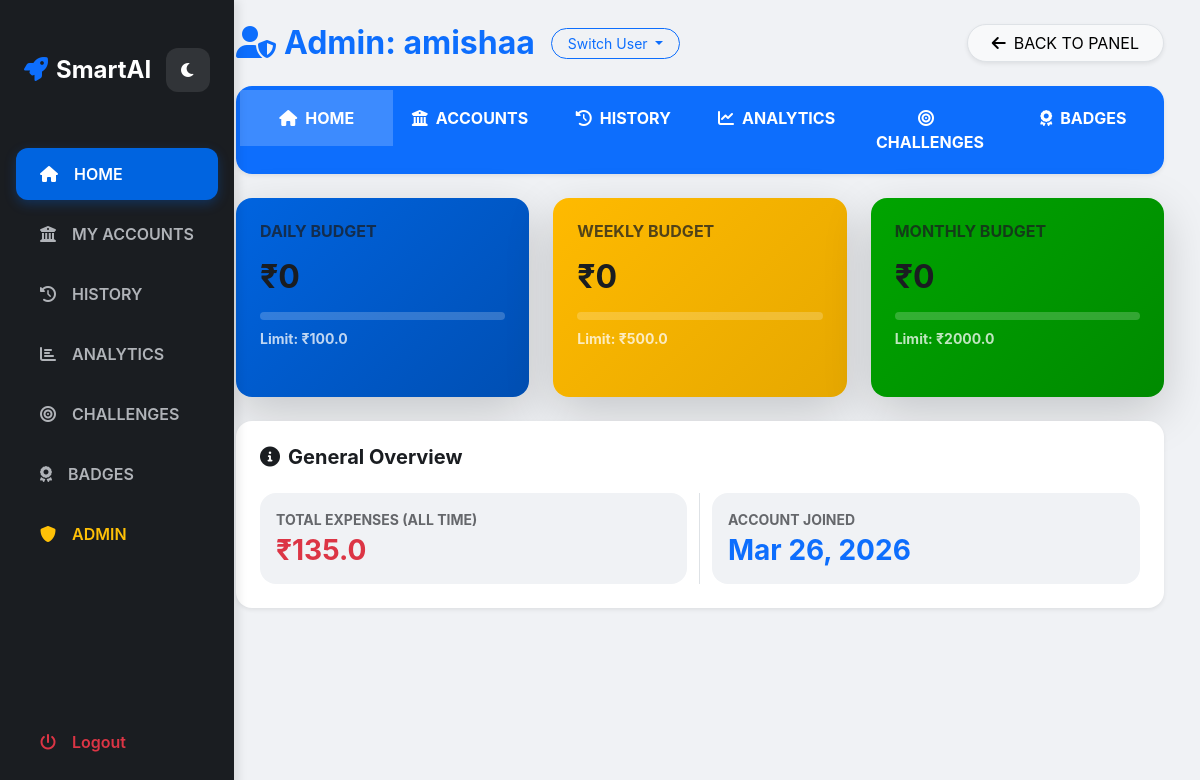
The app's page /admin/user/6 (signed in) with its own data.
### app.py (models this page shows)
class User(db.Model):
    id = db.Column(db.Integer, primary_key=True)
    username = db.Column(db.String(150), unique=True, nullable=False)
    password = db.Column(db.String(150), nullable=False)
    role = db.Column(db.String(50), default='user')
    joined_date = db.Column(db.DateTime, default=datetime.utcnow)
    budget_daily = db.Column(db.Float, default=0)
    budget_weekly = db.Column(db.Float, default=0)
    budget_monthly = db.Column(db.Float, default=0)
    badges = db.Column(db.String(1000), default="[]")
    challenges = db.Column(db.String(1000), default="[]") # Track claimed challenges

### app.py (the view)
@app.route('/admin/user/<int:user_id>')
@admin_required
def admin_user_dashboard(user_id):
    user = User.query.get(user_id)
    if not user:
        flash('User not found', 'danger')
        return redirect(url_for('admin_panel'))
    expenses = Expense.query.filter_by(user_id=user.id).order_by(Expense.date.desc()).all()
    banks = BankAccount.query.filter_by(user_id=user.id).all()
    today = datetime.utcnow().date()
    week_ago = today - timedelta(days=7)
    month_ago = today - timedelta(days=30)
    daily_expenses = [e for e in expenses if e.date.date() == today]
    weekly_expenses = [e for e in expenses if e.date.date() >= week_ago]
    monthly_expenses = [e for e in expenses if e.date.date() >= month_ago]
    total_daily = sum(e.amount for e in daily_expenses)
    total_weekly = sum(e.amount for e in weekly_expenses)
    total_monthly = sum(e.amount for e in monthly_expenses)
    user_badges = evaluate_achievements(user)
    user_challenges = evaluate_challenges(user)
    all_users = User.query.filter(User.role != 'admin').all()
    bank_transactions = {}
    for bank in banks:
        bank_transactions[bank.id] = Expense.query.filter_by(user_id=user.id, bank_id=bank.id).order_by(Expense.date.desc()).all()
    return render_template('admin_user_dashboard.html', user=user, expenses=expenses, banks=banks,
                         total_daily=total_daily, total_weekly=total_weekly, total_monthly=total_monthly,
                         user_badges=user_badges, user_challenges=user_challenges, all_users=all_users,
                         bank_transactions=bank_transactions)

### app.py (called while the page is built)
def admin_required(f):
    @wraps(f)
    def decorated_function(*args, **kwargs):
        if 'user_id' not in session or not session['user_id']:
            flash('Please login first', 'danger')
            return redirect(url_for('login'))
        user = User.query.get(session['user_id'])
        if not user:
            flash('Invalid session. Please login again', 'danger')
            session.clear()
            return redirect(url_for('login'))
        if user.role != 'admin':
            flash('Admin access required', 'danger')
            return redirect(url_for('dashboard'))
        return f(*args, **kwargs)
    return decorated_function

def _load_badges(user: User):
    try:
        return json.loads(user.badges or "[]")
    except Exception:
        return []

def _save_badges(user: User, badges):
    user.badges = json.dumps(badges)
    db.session.add(user)

def _load_challenges(user: User):
    try:
        return json.loads(user.challenges or "[]")
    except Exception:
        return []

### templates/admin_user_dashboard.html (shortened to what this page needs)
{% extends "base.html" %}
{% block content %}
<div class="container-fluid">
    <div class="d-flex justify-content-between align-items-center mb-4 flex-wrap gap-3">
        <div class="d-flex align-items-center gap-3">
            <h2 class="fw-bold text-primary m-0"><i class="fas fa-user-shield me-2"></i>Admin: {{ user.username }}</h2>
            <div class="dropdown">
                <button class="btn btn-outline-primary btn-sm rounded-pill px-3 dropdown-toggle" type="button" data-bs-toggle="dropdown">
                    Switch User
                </button>
            </div>
        </div>
        <a href="{{ url_for('admin_panel') }}" class="btn btn-light rounded-pill px-4 shadow-sm border"><i class="fas fa-arrow-left me-2"></i>BACK TO PANEL</a>
    </div>
    <div class="card mb-4 border-0 shadow-sm rounded-4 overflow-hidden">
        <div class="bg-primary p-1">
            <ul class="nav nav-pills nav-justified" id="userTabs" role="tablist">
                <li class="nav-item">
                    <button class="nav-link active text-white fw-bold py-3 border-0 rounded-0" data-bs-toggle="pill" data-bs-target="#tab-home"><i class="fas fa-home me-2"></i>HOME</button>
                </li>
                <li class="nav-item">
                    <button class="nav-link text-white fw-bold py-3 border-0 rounded-0" data-bs-toggle="pill" data-bs-target="#tab-accounts"><i class="fas fa-university me-2"></i>ACCOUNTS</button>
                </li>
                <li class="nav-item">
                    <button class="nav-link text-white fw-bold py-3 border-0 rounded-0" data-bs-toggle="pill" data-bs-target="#tab-history"><i class="fas fa-history me-2"></i>HISTORY</button>
                </li>
                <li class="nav-item">
                    <button class="nav-link text-white fw-bold py-3 border-0 rounded-0" data-bs-toggle="pill" data-bs-target="#tab-analytics"><i class="fas fa-chart-line me-2"></i>ANALYTICS</button>
                </li>
                <li class="nav-item">
                    <button class="nav-link text-white fw-bold py-3 border-0 rounded-0" data-bs-toggle="pill" data-bs-target="#tab-challenges"><i class="fas fa-bullseye me-2"></i>CHALLENGES</button>
                </li>
                <li class="nav-item">
                    <button class="nav-link text-white fw-bold py-3 border-0 rounded-0" data-bs-toggle="pill" data-bs-target="#tab-badges"><i class="fas fa-award me-2"></i>BADGES</button>
                </li>
            </ul>
        </div>
    </div>
    <div class="tab-content">
        <div class="tab-pane fade show active" id="tab-home">
            <div class="row g-4 mb-4">
                <div class="col-md-4">
                    <div class="card p-4 border-0 text-white shadow-lg h-100" style="background: linear-gradient(135deg, #0064e0, #004fb3);">
                        <h6 class="m-0 opacity-75 fw-bold">DAILY BUDGET</h6>
                        <h2 class="fw-bold my-3">₹{{ total_daily|round(2) }}</h2>
                        <div class="progress mb-2" style="height: 8px; background: rgba(255,255,255,0.2); border-radius: 10px;">
                        </div>
                        <small class="opacity-75 fw-bold">Limit: ₹{{ user.budget_daily }}</small>
                    </div>
                </div>
                <div class="col-md-4">
                    <div class="card p-4 border-0 text-white shadow-lg h-100" style="background: linear-gradient(135deg, #ffba00, #e6a800);">
                        <h6 class="m-0 opacity-75 fw-bold">WEEKLY BUDGET</h6>
                        <h2 class="fw-bold my-3">₹{{ total_weekly|round(2) }}</h2>
                        <div class="progress mb-2" style="height: 8px; background: rgba(255,255,255,0.2); border-radius: 10px;">
                        </div>
                        <small class="opacity-75 fw-bold">Limit: ₹{{ user.budget_weekly }}</small>
                    </div>
                </div>
                <div class="col-md-4">
                    <div class="card p-4 border-0 text-white shadow-lg h-100" style="background: linear-gradient(135deg, #00a400, #008a00);">
                        <h6 class="m-0 opacity-75 fw-bold">MONTHLY BUDGET</h6>
                        <h2 class="fw-bold my-3">₹{{ total_monthly|round(2) }}</h2>
                        <div class="progress mb-2" style="height: 8px; background: rgba(255,255,255,0.2); border-radius: 10px;">
                        </div>
                        <small class="opacity-75 fw-bold">Limit: ₹{{ user.budget_monthly }}</small>
                    </div>
                </div>
            </div>
            <div class="card p-4 border-0 shadow-sm rounded-4">
                <h5 class="fw-bold mb-4 text-primary"><i class="fas fa-info-circle me-2"></i>General Overview</h5>
                <div class="row g-4">
                    <div class="col-md-6 border-end">
                        <div class="p-3 bg-light rounded-4">
                            <label class="small text-muted fw-bold d-block mb-1">TOTAL EXPENSES (ALL TIME)</label>
                            <h3 class="fw-bold text-danger mb-0">₹{{ expenses|sum(attribute='amount')|round(2) }}</h3>
                        </div>
                    </div>
                    <div class="col-md-6">
                        <div class="p-3 bg-light rounded-4">
                            <label class="small text-muted fw-bold d-block mb-1">ACCOUNT JOINED</label>
                            <h3 class="fw-bold text-primary mb-0">{{ user.joined_date.strftime('%b %d, %Y') }}</h3>
                        </div>
                    </div>
                </div>
            </div>
        </div>
                    {% set all_badge_ids = ['beginner', 'saver', 'consistent_user', 'budget_master', 'tracker_pro', 'smart_spender', 'daily_tracker', 'weekly_champion', 'monthly_master', 'finance_expert'] %}
    </div>
</div>
{% endblock %}

### templates/base.html (style rules this page uses)
:root { --bg: #f0f2f5; --sidebar-bg: #1a1d21; --card-bg: #ffffff; --text-primary: #1a1d21; --text-muted: #65676b; --border-color: #e4e6eb; --accent-primary: #0064e0; --accent-success: #00a400; --accent-danger: #fa3e3e; --accent-warning: #ffba00; --nav-link: #b0b3b8; --nav-active: #ffffff; --nav-hover: rgba(255,255,255,0.1); }
body { background-color: var(--bg); color: var(--text-primary); font-family: 'Inter', -apple-system, BlinkMacSystemFont, 'Segoe UI', Roboto, sans-serif; transition: background-color 0.3s ease, color 0.3s ease; overflow-x: hidden; }
h1, h2, h3, h4, h5, h6 { color: var(--text-primary); font-weight: 700; }
.card { border: 1px solid var(--border-color); background: var(--card-bg); box-shadow: 0 4px 20px rgba(0,0,0,0.08); margin-bottom: 24px; border-radius: 16px; transition: all 0.3s cubic-bezier(0.4, 0, 0.2, 1); color: var(--text-primary); }
.card h5, .card h6 { color: var(--text-primary) !important; margin-bottom: 1.25rem; }
.text-muted { color: var(--text-muted) !important; }
.bg-light { background-color: rgba(0, 0, 0, 0.03) !important; color: var(--text-primary) !important; }

### templates/admin_user_dashboard.html (style rules this page uses)
.nav-pills .nav-link.active { background-color: rgba(255,255,255,0.2) !important; color: #fff !important; }
.bg-light { background-color: var(--bg) !important; }

### records on screen
User: username "amishaa", budget_daily "100.0", budget_weekly "500.0", budget_monthly "2000.0", joined_date "Mar 26, 2026"

### other values on screen
{{ total_daily|round(2) }} "0"
{{ total_weekly|round(2) }} "0"
{{ total_monthly|round(2) }} "0"
{{ expenses|sum(attribute='amount')|round(2) }} "135.0"
